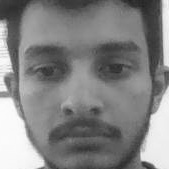
#> input picture Data/Roll.28.1.jpg, 169 x 169 px, given as the content of the folder ../Data/Roll.28.1.jpg, which was not available
$ python -i trainer.py   (imports and definitions only)
#> lines starting #> are read from the running program, lines starting #| are printed output that depends on the picture; pictures that were not available may be replaced by others from this repository, and a replacement may not be noted
import cv2
import os
import numpy as np
from PIL import Image

def train():
    recognizer = cv2.face.LBPHFaceRecognizer_create()

    dataPath = os.path.join('Data/')

    images = []
    labels=[]

    images, labels = getImagesAndLabels(dataPath)
    recognizer.train(images, np.array(labels))
    recognizer.save(os.path.join('trainer/trainer.yml'))
    cv2.destroyAllWindows()

def getImagesAndLabels(Path):

    # Get all file path
#> called with Path = '../Data/Roll.28.1.jpg'
    detector = cv2.CascadeClassifier("haarcascade_frontalface_default.xml")
    imagePaths = [os.path.join(Path,f) for f in os.listdir(Path)]

    # Initialize empty face sample
    faceSamples=[]

    # Initialize empty id
    ids = []

    # Loop all the file path
    for imagePath in imagePaths:

        # Get the image and convert it to grayscale
        PIL_img = Image.open(imagePath).convert('L')
#> PIL_img is the input picture: PIL image 169x169 L; min 34, max 252, mean 130.7

        # PIL image to numpy array
        img_numpy = np.array(PIL_img,'uint8')

        # Get the image id
        id = int(os.path.split(imagePath)[-1].split(".")[1])

        # Get the face from the training images
        faces = detector.detectMultiScale(img_numpy)
#> faces = [[7, 10, 152, 152]]

        # Loop for each face, append to their respective ID
        for (x,y,w,h) in faces:

            # Add the image to face samples
            faceSamples.append(img_numpy[y:y+h,x:x+w])

            # Add the Roll no.s to IDs
            ids.append(id)
            cv2.imshow("Adding faces to traning set...", img_numpy[y: y + h, x: x + w])
            cv2.waitKey(5)
#> this loop made 1 pass
#> pass 1, in getImagesAndLabels, `cv2.imshow("Adding faces to traning set...", img_numpy[y: y + h, x: x ..`:
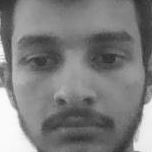
#> window 'Adding faces to traning set...': shape (152, 152); min 45, max 252, mean 125.6
#> after the loop, faceSamples = 1 item; ids = [28]

    # Pass the face array and IDs array
    return faceSamples,ids

>>> result = getImagesAndLabels('../Data/Roll.28.1.jpg')

$ run again, on Data/Roll.28.12.jpg
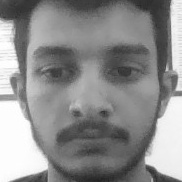
#> input picture Data/Roll.28.12.jpg, 182 x 182 px, given as the content of the folder ../Data/Roll.28.12.jpg, which was not available
#> in getImagesAndLabels, PIL_img is the input picture: PIL image 182x182 L; min 34, max 255, mean 141.1
#> faces = [[9, 7, 164, 164]]
#> the loop in getImagesAndLabels, `for (x,y,w,h) in faces:` made 1 pass
#> pass 1, in getImagesAndLabels, `cv2.imshow("Adding faces to traning set...", img_numpy[y: y + h, x: x ..`:
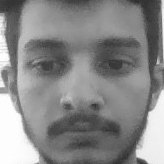
#> window 'Adding faces to traning set...': shape (164, 164); min 42, max 255, mean 136.3
#> after the loop in getImagesAndLabels, `for (x,y,w,h) in faces:`: faceSamples = 1 item; ids = [28]
